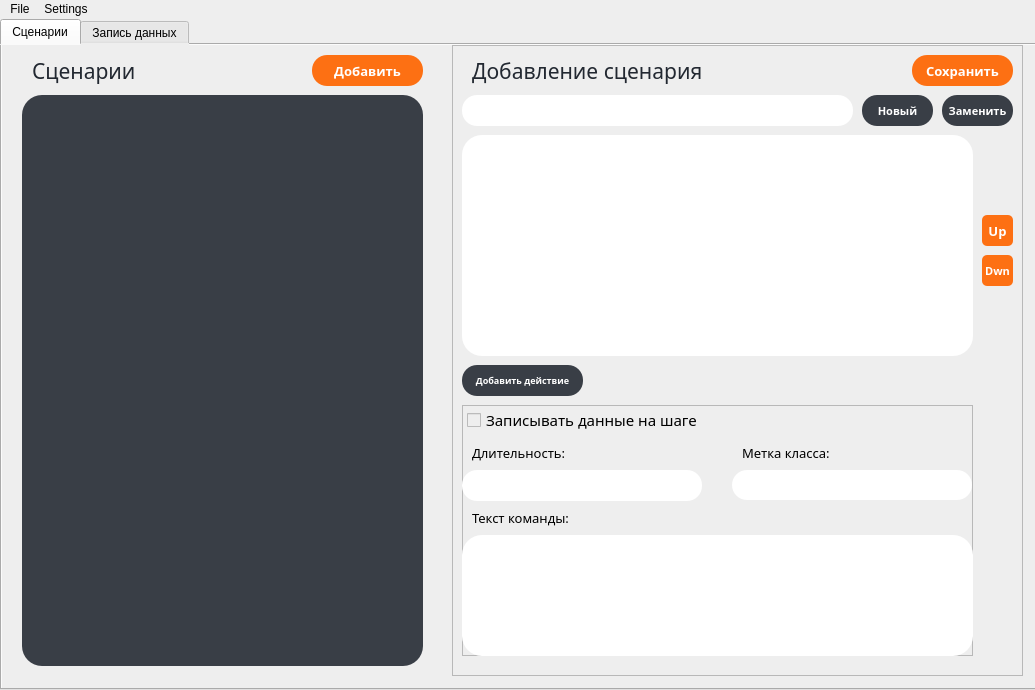
<?xml version="1.0" encoding="UTF-8"?>
<ui version="4.0">
 <class>MainWindow</class>
 <widget class="QMainWindow" name="MainWindow">
  <property name="geometry">
   <rect>
    <x>0</x>
    <y>0</y>
    <width>1035</width>
    <height>690</height>
   </rect>
  </property>
  <property name="mouseTracking">
   <bool>true</bool>
  </property>
  <property name="windowTitle">
   <string>MainWindow</string>
  </property>
  <property name="styleSheet">
   <string notr="true">background-color:#EEEEEE;</string>
  </property>
  <widget class="QWidget" name="centralwidget">
   <widget class="QTabWidget" name="tabWidget">
    <property name="geometry">
     <rect>
      <x>0</x>
      <y>0</y>
      <width>1041</width>
      <height>671</height>
     </rect>
    </property>
    <property name="styleSheet">
     <string notr="true">background-color: rgb(238, 238, 238);</string>
    </property>
    <property name="currentIndex">
     <number>0</number>
    </property>
    <widget class="QWidget" name="scripts">
     <attribute name="title">
      <string>Сценарии</string>
     </attribute>
     <widget class="QLabel" name="all_scenes">
      <property name="geometry">
       <rect>
        <x>30</x>
        <y>10</y>
        <width>110</width>
        <height>31</height>
       </rect>
      </property>
      <property name="font">
       <font>
        <family>Bahnschrift SemiCondensed</family>
        <pointsize>16</pointsize>
       </font>
      </property>
      <property name="styleSheet">
       <string notr="true">color: #222831;</string>
      </property>
      <property name="text">
       <string>Cценарии</string>
      </property>
     </widget>
     <widget class="QListWidget" name="list">
      <property name="geometry">
       <rect>
        <x>20</x>
        <y>50</y>
        <width>401</width>
        <height>571</height>
       </rect>
      </property>
      <property name="font">
       <font>
        <family>Bahnschrift Light</family>
        <pointsize>12</pointsize>
       </font>
      </property>
      <property name="styleSheet">
       <string notr="true">background-color: rgb(57, 62, 70);
color: rgb(255, 255, 255);
border-radius: 20;</string>
      </property>
     </widget>
     <widget class="QPushButton" name="add">
      <property name="geometry">
       <rect>
        <x>310</x>
        <y>10</y>
        <width>111</width>
        <height>31</height>
       </rect>
      </property>
      <property name="font">
       <font>
        <family>Bahnschrift SemiBold</family>
        <pointsize>10</pointsize>
        <weight>75</weight>
        <bold>true</bold>
       </font>
      </property>
      <property name="mouseTracking">
       <bool>false</bool>
      </property>
      <property name="styleSheet">
       <string notr="true">QPushButton {
	color: white;
	background-color: #FD7013;
	border-radius: 15;
}

QPushButton:pressed {
	color: #EEEEEE;
	background-color: #D65F00;
	border-radius: 15;
}</string>
      </property>
      <property name="text">
       <string>Добавить</string>
      </property>
      <property name="checkable">
       <bool>false</bool>
      </property>
     </widget>
     <widget class="QFrame" name="frame">
      <property name="geometry">
       <rect>
        <x>450</x>
        <y>0</y>
        <width>571</width>
        <height>631</height>
       </rect>
      </property>
      <property name="frameShape">
       <enum>QFrame::StyledPanel</enum>
      </property>
      <property name="frameShadow">
       <enum>QFrame::Raised</enum>
      </property>
      <widget class="QLineEdit" name="name">
       <property name="geometry">
        <rect>
         <x>10</x>
         <y>50</y>
         <width>391</width>
         <height>31</height>
        </rect>
       </property>
       <property name="font">
        <font>
         <family>Bahnschrift Light</family>
         <pointsize>11</pointsize>
        </font>
       </property>
       <property name="styleSheet">
        <string notr="true">border-radius: 15;
background-color: rgb(255, 255, 255);</string>
       </property>
       <property name="alignment">
        <set>Qt::AlignCenter</set>
       </property>
      </widget>
      <widget class="QLabel" name="add_scene">
       <property name="geometry">
        <rect>
         <x>20</x>
         <y>10</y>
         <width>240</width>
         <height>31</height>
        </rect>
       </property>
       <property name="font">
        <font>
         <family>Bahnschrift SemiCondensed</family>
         <pointsize>16</pointsize>
        </font>
       </property>
       <property name="styleSheet">
        <string notr="true">color: #222831;</string>
       </property>
       <property name="text">
        <string>Добавление сценария</string>
       </property>
      </widget>
      <widget class="QPushButton" name="add_act">
       <property name="enabled">
        <bool>true</bool>
       </property>
       <property name="geometry">
        <rect>
         <x>10</x>
         <y>320</y>
         <width>121</width>
         <height>31</height>
        </rect>
       </property>
       <property name="font">
        <font>
         <family>Bahnschrift SemiBold</family>
         <pointsize>7</pointsize>
         <weight>75</weight>
         <bold>true</bold>
        </font>
       </property>
       <property name="mouseTracking">
        <bool>false</bool>
       </property>
       <property name="styleSheet">
        <string notr="true">QPushButton {
	color: white;
	background-color: #393E46;
	border-radius: 15;
}

QPushButton:pressed {
	color: #EEEEEE;
	background-color: #222831;
	border-radius: 15;
}</string>
       </property>
       <property name="text">
        <string>Добавить действие</string>
       </property>
       <property name="checkable">
        <bool>false</bool>
       </property>
      </widget>
      <widget class="QListWidget" name="actions">
       <property name="geometry">
        <rect>
         <x>10</x>
         <y>90</y>
         <width>511</width>
         <height>221</height>
        </rect>
       </property>
       <property name="font">
        <font>
         <family>Bahnschrift Light</family>
         <pointsize>12</pointsize>
        </font>
       </property>
       <property name="styleSheet">
        <string notr="true">background-color: rgb(255, 255, 255);
border-radius: 20;</string>
       </property>
      </widget>
      <widget class="QPushButton" name="save">
       <property name="geometry">
        <rect>
         <x>460</x>
         <y>10</y>
         <width>101</width>
         <height>31</height>
        </rect>
       </property>
       <property name="font">
        <font>
         <family>Bahnschrift SemiBold</family>
         <pointsize>10</pointsize>
         <weight>75</weight>
         <bold>true</bold>
        </font>
       </property>
       <property name="mouseTracking">
        <bool>false</bool>
       </property>
       <property name="styleSheet">
        <string notr="true">QPushButton {
	color: white;
	background-color: #FD7013;
	border-radius: 15;
}

QPushButton:pressed {
	color: #EEEEEE;
	background-color: #D65F00;
	border-radius: 15;
}</string>
       </property>
       <property name="text">
        <string>Сохранить</string>
       </property>
       <property name="checkable">
        <bool>false</bool>
       </property>
      </widget>
      <widget class="QFrame" name="frame_2">
       <property name="geometry">
        <rect>
         <x>10</x>
         <y>360</y>
         <width>511</width>
         <height>251</height>
        </rect>
       </property>
       <property name="frameShape">
        <enum>QFrame::StyledPanel</enum>
       </property>
       <property name="frameShadow">
        <enum>QFrame::Raised</enum>
       </property>
       <widget class="QLineEdit" name="code">
        <property name="geometry">
         <rect>
          <x>270</x>
          <y>65</y>
          <width>240</width>
          <height>30</height>
         </rect>
        </property>
        <property name="font">
         <font>
          <family>Bahnschrift Light</family>
          <pointsize>12</pointsize>
         </font>
        </property>
        <property name="styleSheet">
         <string notr="true">border-radius: 15;
background-color: rgb(255, 255, 255);</string>
        </property>
        <property name="alignment">
         <set>Qt::AlignCenter</set>
        </property>
       </widget>
       <widget class="QLineEdit" name="text">
        <property name="geometry">
         <rect>
          <x>0</x>
          <y>130</y>
          <width>511</width>
          <height>121</height>
         </rect>
        </property>
        <property name="font">
         <font>
          <family>Bahnschrift Light</family>
          <pointsize>10</pointsize>
         </font>
        </property>
        <property name="styleSheet">
         <string notr="true">border-radius: 20;
background-color: rgb(255, 255, 255);</string>
        </property>
        <property name="alignment">
         <set>Qt::AlignLeading|Qt::AlignLeft|Qt::AlignTop</set>
        </property>
       </widget>
       <widget class="QCheckBox" name="record">
        <property name="geometry">
         <rect>
          <x>5</x>
          <y>5</y>
          <width>271</width>
          <height>20</height>
         </rect>
        </property>
        <property name="font">
         <font>
          <family>Bahnschrift Light</family>
          <pointsize>11</pointsize>
          <weight>50</weight>
          <bold>false</bold>
          <underline>false</underline>
         </font>
        </property>
        <property name="layoutDirection">
         <enum>Qt::LeftToRight</enum>
        </property>
        <property name="text">
         <string>Записывать данные на шаге</string>
        </property>
        <property name="checkable">
         <bool>true</bool>
        </property>
        <property name="checked">
         <bool>false</bool>
        </property>
       </widget>
       <widget class="QLineEdit" name="duration">
        <property name="geometry">
         <rect>
          <x>0</x>
          <y>65</y>
          <width>240</width>
          <height>31</height>
         </rect>
        </property>
        <property name="font">
         <font>
          <family>Bahnschrift Light</family>
          <pointsize>12</pointsize>
         </font>
        </property>
        <property name="styleSheet">
         <string notr="true">border-radius: 15;
background-color: rgb(255, 255, 255);</string>
        </property>
        <property name="alignment">
         <set>Qt::AlignCenter</set>
        </property>
       </widget>
       <widget class="QLabel" name="label">
        <property name="geometry">
         <rect>
          <x>10</x>
          <y>40</y>
          <width>121</width>
          <height>16</height>
         </rect>
        </property>
        <property name="font">
         <font>
          <family>Bahnschrift Light</family>
          <pointsize>10</pointsize>
         </font>
        </property>
        <property name="text">
         <string>Длительность:</string>
        </property>
       </widget>
       <widget class="QLabel" name="label_2">
        <property name="geometry">
         <rect>
          <x>280</x>
          <y>40</y>
          <width>121</width>
          <height>16</height>
         </rect>
        </property>
        <property name="font">
         <font>
          <family>Bahnschrift Light</family>
          <pointsize>10</pointsize>
         </font>
        </property>
        <property name="text">
         <string>Метка класса:</string>
        </property>
       </widget>
       <widget class="QLabel" name="label_3">
        <property name="geometry">
         <rect>
          <x>10</x>
          <y>105</y>
          <width>121</width>
          <height>16</height>
         </rect>
        </property>
        <property name="font">
         <font>
          <family>Bahnschrift Light</family>
          <pointsize>10</pointsize>
         </font>
        </property>
        <property name="text">
         <string>Текст команды:</string>
        </property>
       </widget>
      </widget>
      <widget class="QPushButton" name="save_2">
       <property name="geometry">
        <rect>
         <x>530</x>
         <y>170</y>
         <width>31</width>
         <height>31</height>
        </rect>
       </property>
       <property name="font">
        <font>
         <family>Bahnschrift SemiBold</family>
         <pointsize>10</pointsize>
         <weight>75</weight>
         <bold>true</bold>
        </font>
       </property>
       <property name="mouseTracking">
        <bool>false</bool>
       </property>
       <property name="styleSheet">
        <string notr="true">QPushButton {
	color: white;
	background-color: #FD7013;
	border-radius: 5;
}

QPushButton:pressed {
	color: #EEEEEE;
	background-color: #D65F00;
	border-radius: 5;
}</string>
       </property>
       <property name="text">
        <string>Up</string>
       </property>
       <property name="checkable">
        <bool>false</bool>
       </property>
      </widget>
      <widget class="QPushButton" name="save_3">
       <property name="geometry">
        <rect>
         <x>530</x>
         <y>210</y>
         <width>31</width>
         <height>31</height>
        </rect>
       </property>
       <property name="font">
        <font>
         <family>Bahnschrift SemiBold</family>
         <pointsize>8</pointsize>
         <weight>75</weight>
         <bold>true</bold>
        </font>
       </property>
       <property name="mouseTracking">
        <bool>false</bool>
       </property>
       <property name="styleSheet">
        <string notr="true">QPushButton {
	color: white;
	background-color: #FD7013;
	border-radius: 5;
}

QPushButton:pressed {
	color: #EEEEEE;
	background-color: #D65F00;
	border-radius: 5;
}</string>
       </property>
       <property name="text">
        <string>Dwn</string>
       </property>
       <property name="checkable">
        <bool>false</bool>
       </property>
      </widget>
      <widget class="QPushButton" name="save_4">
       <property name="geometry">
        <rect>
         <x>490</x>
         <y>50</y>
         <width>71</width>
         <height>31</height>
        </rect>
       </property>
       <property name="font">
        <font>
         <family>Bahnschrift SemiBold</family>
         <pointsize>8</pointsize>
         <weight>75</weight>
         <bold>true</bold>
        </font>
       </property>
       <property name="mouseTracking">
        <bool>false</bool>
       </property>
       <property name="styleSheet">
        <string notr="true">QPushButton {
	color: white;
	background-color: #393E46;
	border-radius: 15;
}

QPushButton:pressed {
	color: #EEEEEE;
	background-color: #D65F00;
	border-radius: 15;
}</string>
       </property>
       <property name="text">
        <string>Заменить</string>
       </property>
       <property name="checkable">
        <bool>false</bool>
       </property>
      </widget>
      <widget class="QPushButton" name="save_5">
       <property name="geometry">
        <rect>
         <x>410</x>
         <y>50</y>
         <width>71</width>
         <height>31</height>
        </rect>
       </property>
       <property name="font">
        <font>
         <family>Bahnschrift SemiBold</family>
         <pointsize>8</pointsize>
         <weight>75</weight>
         <bold>true</bold>
        </font>
       </property>
       <property name="mouseTracking">
        <bool>false</bool>
       </property>
       <property name="styleSheet">
        <string notr="true">QPushButton {
	color: white;
	background-color: #393E46;
	border-radius: 15;
}

QPushButton:pressed {
	color: #EEEEEE;
	background-color: #D65F00;
	border-radius: 15;
}</string>
       </property>
       <property name="text">
        <string>Новый</string>
       </property>
       <property name="checkable">
        <bool>false</bool>
       </property>
      </widget>
     </widget>
    </widget>
    <widget class="QWidget" name="rec">
     <attribute name="title">
      <string>Запись данных</string>
     </attribute>
    </widget>
   </widget>
  </widget>
  <widget class="QMenuBar" name="menubar">
   <property name="geometry">
    <rect>
     <x>0</x>
     <y>0</y>
     <width>1035</width>
     <height>21</height>
    </rect>
   </property>
   <widget class="QMenu" name="menuFile">
    <property name="title">
     <string>File</string>
    </property>
    <addaction name="actionOpen"/>
    <addaction name="actionSave_as"/>
    <addaction name="separator"/>
    <addaction name="actionImport"/>
    <addaction name="actionExport"/>
   </widget>
   <widget class="QMenu" name="menuSettings">
    <property name="title">
     <string>Settings</string>
    </property>
   </widget>
   <addaction name="menuFile"/>
   <addaction name="menuSettings"/>
  </widget>
  <action name="actionOpen">
   <property name="text">
    <string>Open</string>
   </property>
  </action>
  <action name="actionSave_as">
   <property name="text">
    <string>Save as</string>
   </property>
  </action>
  <action name="actionImport">
   <property name="text">
    <string>Import</string>
   </property>
  </action>
  <action name="actionExport">
   <property name="text">
    <string>Export</string>
   </property>
  </action>
 </widget>
 <resources/>
 <connections/>
</ui>
